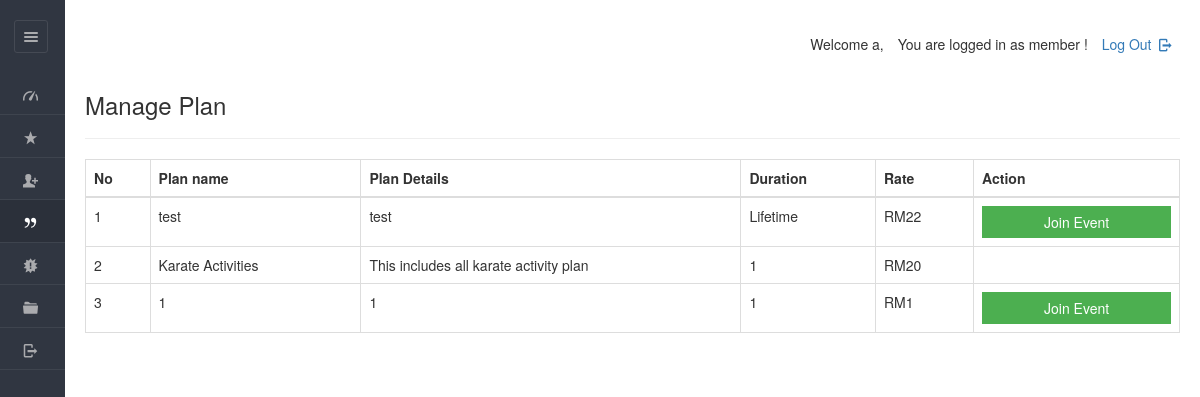
/dashboard/coach/view_plan.php (signed in), run on an earlier commit of the app's database.
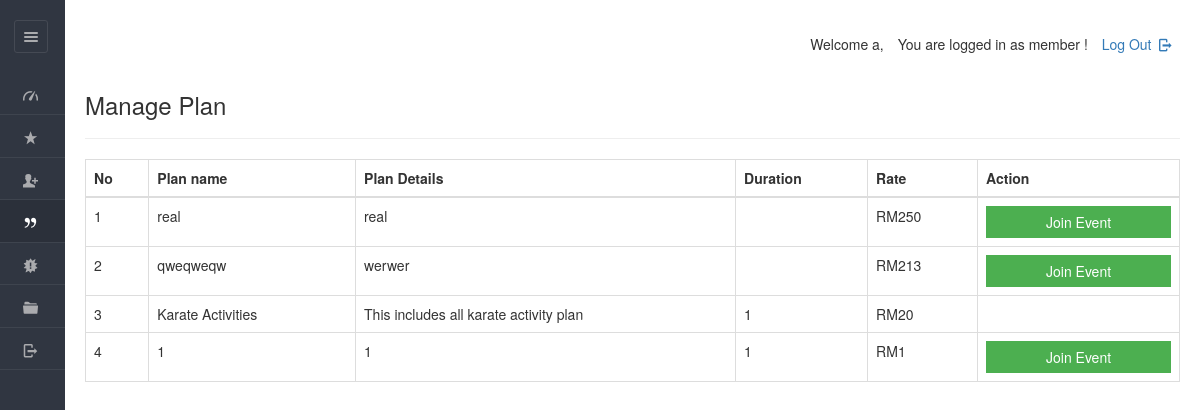
And on a later commit of the database.
### tables this page shows
CREATE TABLE `plan` (
  `planid` varchar(8) NOT NULL,
  `planName` varchar(20) NOT NULL,
  `description` varchar(200) NOT NULL,
  `planType` varchar(50) NOT NULL,
  `startDate` varchar(50) NOT NULL,
  `endDate` varchar(50) NOT NULL,
  `duration` int(50) NOT NULL,
  `validity` varchar(20) NOT NULL DEFAULT 'Lifetime',
  `amount` int(10) NOT NULL DEFAULT 0,
  `active` varchar(255) NOT NULL
);

### dashboard/coach/view_plan.php (the view, shortened to what this page needs)
<!DOCTYPE html>
<html lang="en">
<head>
    <link rel="stylesheet" href="../../css/style.css"  id="style-resource-5">
    <link rel="stylesheet" href="../../css/dashMain.css">
    <link rel="stylesheet" type="text/css" href="../../css/entypo.css">
	<link href="a1style.css" rel="stylesheet" type="text/css">
	<link rel="stylesheet" href="https://maxcdn.bootstrapcdn.com/bootstrap/3.4.1/css/bootstrap.min.css">
	<link rel="stylesheet" href="../../css/dashboard/sidebar.css">
</head>
     <body class="page-body  page-fade" onload="collapseSidebar()">
    	<div class="page-container sidebar-collapsed" id="navbarcollapse">
		<div class="sidebar-menu">
			<header class="logo-env">
					<div class="sidebar-collapse" onclick="collapseSidebar()">
				<a href="#" class="sidebar-collapse-icon with-animation">
					<i class="entypo-menu"></i>
				</a>
			</div>
			</header>
    		<?php include('nav.php'); ?>
    	</div>
    		<div class="main-content">
				<div class="row">
					<div class="col-md-6 col-sm-8 clearfix">
					</div>
					<div class="col-md-6 col-sm-4 clearfix hidden-xs">
						<ul class="list-inline links-list pull-right">
							<li>
								<a href="logout.php">
									Log Out <i class="entypo-logout right"></i>
								</a>
							</li>
						</ul>
					</div>
				</div>
		<h3>Manage Plan</h3>
		<hr />
		<table class="table table-bordered datatable" id="table-1" border=1>
			<thead>
				<tr>
					<th>No</th>
					<th>Plan name</th>
					<th>Plan Details</th>
					<th>Duration</th>
					<th>Rate</th>
					<th>Action</th>
				</tr>
			</thead>
				<tbody>
				<?php
$query  = "SELECT * FROM plan WHERE active='yes' ORDER BY amount DESC";
$result = mysqli_query($con, $query);
$sno = 1;
if (mysqli_num_rows($result) > 0) {
    while ($row = mysqli_fetch_assoc($result)) {
        $msgid = $row['planid'];
        echo "<tr>";
        echo "<td>" . $sno . "</td>";
        echo "<td>" . htmlspecialchars($row['planName']) . "</td>";
        echo "<td width='380'>" . htmlspecialchars($row['description']) . "</td>";
        echo "<td>" . htmlspecialchars($row['validity']) . "</td>";
        echo "<td>RM" . htmlspecialchars($row['amount']) . "</td>";
        $sno++;
        if ($msgid !== 'XTWIOL') {
            echo '<td>
                    <a href="#?id=' . $msgid . '">
                        <input type="button" class="a1-btn a1-green" style="width:100%" value="Join Event">
                    </a>
                  </td>';
        } else {
            echo "<td></td>";
        }
        echo "</tr>";
    }
} else {
    echo "<tr><td colspan='6'>No active plans available.</td></tr>";
}
?>
				</tbody>
		</table>
    	</div>
    </body>
</html>

What changed in the data, as far as the page shows it:
added plan: planName "real", description "real", amount "250"
changed plan: planName "test" → "qweqweqw"; description "test" → "werwer"; amount "22" → "213"; validity "Lifetime" → (not shown)
